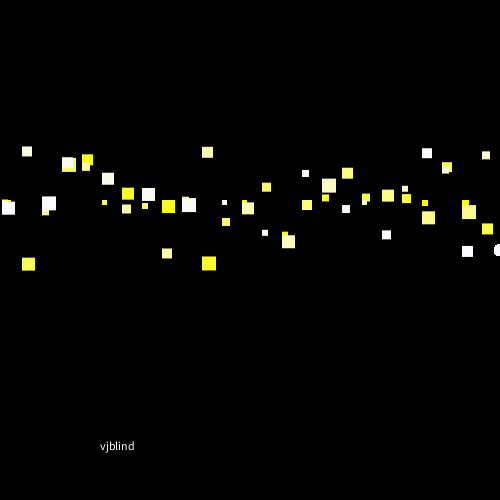
Frame 1 (no input)
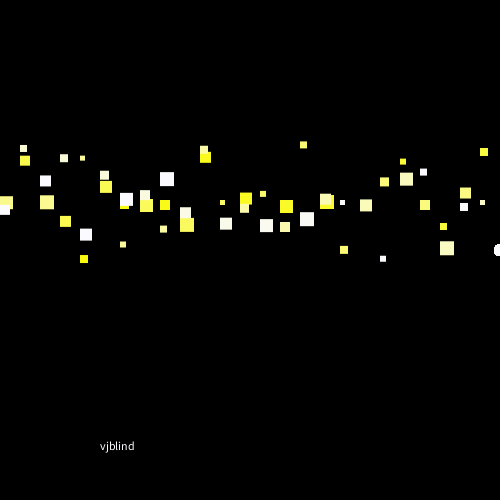
Frame 60 (the mouse pressed at the canvas centre just before this capture)
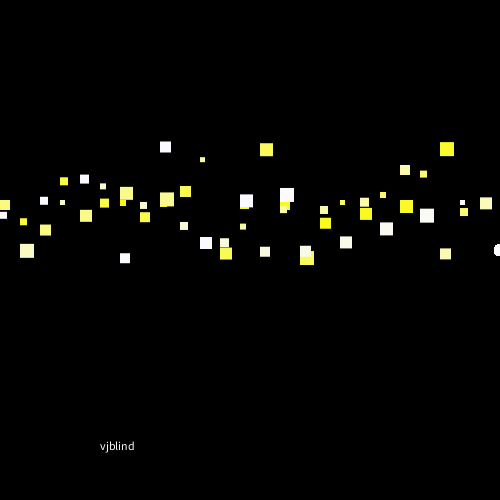
Frame 120 (the mouse held since frame 60 and released just before this capture)

The Processing sketch that drew these frames (run headless with seeded random() and noise(); from frame 60 on, the mouse is pressed at the canvas centre):

// Processing sketch: experiment03dnaanimation
// ── experiment03dnaanimation.pde
void setup(){
  size (500,500);
  background(0 );
}PFont font;
float slide=200,op=0,ko;
void draw(){
  background(0 );
  slide+=1;ko+=1;
  for(int index=0;index <60;index++){
 //rect(-20+(slide/2+(index%280)*5)%520,(index/40-index%14)*index%105,3,3);
 float d3 = 10 + (sin(20 + PI) * 40/2) + 40/2; ellipse(width, height/2, d3, d3);


  fill(250,250,index*5);
   //rect(-20+(+slide+(index%130)*30)%600,300+((index*index/30%50)*index*index/30%100)*30%520,30,30);
   //rect(-20+(+slide/2+(index%300)*30)%600,300+(index/15%15)*30%300,30,30);
noStroke();
   //rect(-20+(+slide+(index%300)*30)%600,0+(index/5)*30%300,30,30);
  // rect(-20+((30 +cos (slide/5%300) * 8))+(+slide+(index)*40)%600,    (index*7*index)/100+(70+cos (slide/3) * 8)+((30 +sin (slide/3) * 8)+(index/5%5)*40%300),30,30);
  // rect(-20+(+slide+(index)*40)%600,  20+(slide/index%20)+index/2*(index/5%5)*45%800,30,30);
  //fill(0,(((index)*40)%600),10);
     // rect(-20+((index)*40)%600,  200+((index/1)%1)*45%800+sin(slide/4)*150,30,30);
      //rect(-20+((index)*40)%600,  200+(index/1%1)*45%800+sin(index%slide%15/slide%15)*100,30,30);slide/
println( 200+(index/1%1)*45%800+sin(index*slide/400)*index+" "+  slide   ); 

    rect(-20+(slide*2+(index)*40)%540,200+   (sin(constrain(slide, 0, 200)%index*40 )*sin(constrain(slide, 30, 70)%500*0.04*(slide*0.03+(index%300))) * 60),5+index%10,5+index%10);
  //  rect(+(slide*2+(index)*40)%540,200+  (cos(constrain(slide, 30, 70)%300*0.004*(slide*0.03+(index%300))) * 60),5+index%10,5+index%10);
stroke(250);

//if (index==op%60)line (-20+(slide*2+(index)*40)%540,200+  (sin(constrain(slide, 30, 70)%300*0.004*(slide*0.03+(index%300))) * 60),(slide*2+(index)*40)%540,200+  (cos(constrain(slide, 30, 70)%300*0.004*(slide*0.03+(index%300))) * 60));
//if (index==op%60)rect(250,250,4+index* (cos(constrain(slide, 30, 70)%300*0.004*(slide*0.03+(index%300)))),4+index* (cos(constrain(slide, 30, 70)%300*0.004*(slide*0.03+(index%300)))));

  } 
  

  
pushStyle();


text("vjblind",100,450);
popStyle();
}void mouseClicked(){op++;}
